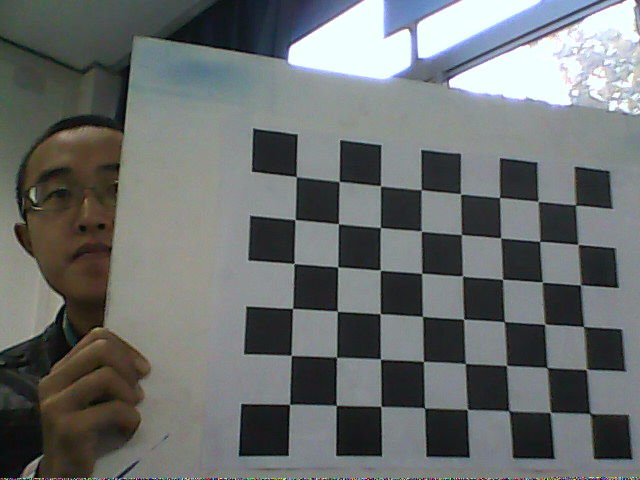
#> input picture 数字图像处理与机器视觉/作业/A6/calibration_images/c-0000.ppm, 640 x 480 px; its folder holds only this picture in this run
$ python ZhangsMethod.py
#> lines starting #> are read from the running program, lines starting #| are printed output that depends on the picture; long printed decimals are rounded
import cv2
import numpy as np
import glob
import os

chessboard_size = (8, 6)
square_size = 30  # mm

objp = np.zeros((chessboard_size[0]*chessboard_size[1], 3), np.float32)
objp[:, :2] = np.mgrid[0:chessboard_size[0], 0:chessboard_size[1]].T.reshape(-1, 2)
objp *= square_size

objpoints = []
imgpoints = []

images = glob.glob('calibration_images/*.ppm')

print(f"找到图像数量: {len(images)}")

for fname in images:
    img = cv2.imread(fname)
#> img is the input picture: shape (480, 640, 3); mean B, G, R 109.8, 110.7, 106.8
    if img is None:
        print(f"无法读取图像: {fname}")
        continue
    gray = cv2.cvtColor(img, cv2.COLOR_BGR2GRAY)
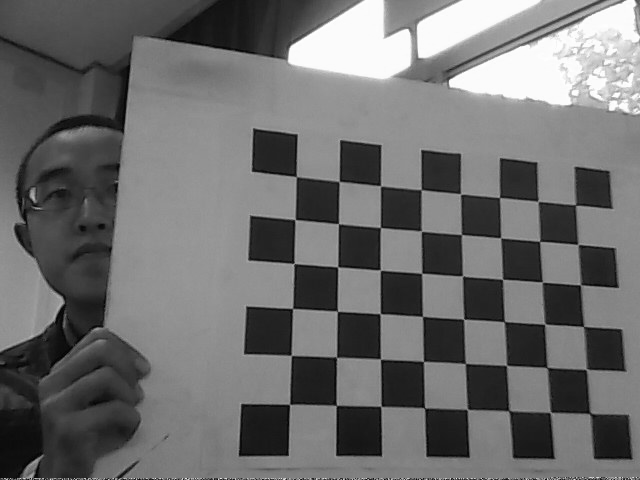
#> gray: shape (480, 640); min 0, max 255, mean 109.4
    ret, corners = cv2.findChessboardCorners(gray, chessboard_size, None)
#> ret = True; corners = 48 rows, first 8: [296.3, 176.7], [339, 181.5], [380.7, 185.7], [421.1, 189.7], [460.8, 193.9], [499.5, 197.4], [537.7, 201.6], [575.8, 205.2]

    print(f"{os.path.basename(fname)}: 找到角点？ {ret}")
#| c-0000.ppm: 找到角点？ True

    if ret:
        objpoints.append(objp)
        corners2 = cv2.cornerSubPix(gray, corners, (11, 11), (-1, -1),
                                    (cv2.TERM_CRITERIA_EPS + cv2.TERM_CRITERIA_MAX_ITER, 30, 0.001))
#> corners2 = 48 rows, first 8: [296.3, 176.6], [339.2, 181.5], [380.5, 185.8], [421.2, 189.6], [460.5, 193.8], [499.5, 197.5], [538, 201.3], [575.5, 204.9]
        imgpoints.append(corners2)

cv2.destroyAllWindows()

if len(objpoints) > 0:
    ret, mtx, dist, rvecs, tvecs = cv2.calibrateCamera(objpoints, imgpoints, gray.shape[::-1], None, None)
#> ret = 0.17; mtx = [[708.4, 0, 372.3], [0, 715, 271.2], [0, 0, 1]]; dist = [[0.369, -1.99, -0.00195, 0.0258, 3]]; rvecs = ([-0.233, -0.295, 0.0379],); tvecs = ([-51.76, -63.39, 481.2],)
    print("相机内参矩阵:\n", mtx)
#| 相机内参矩阵:
#|  [[708.414   0.         372.281]
#|  [  0.         714.994 271.193]
#|  [  0.           0.           1.        ]]
    print("畸变系数:\n", dist.ravel())
#| 畸变系数:
#|  [ 3.69443333e-01 -1.99142093e+00 -1.95127800e-03  2.57882313e-02
#|   2.99728407e+00]

    for i, (rvec, tvec) in enumerate(zip(rvecs, tvecs)):
        R, _ = cv2.Rodrigues(rvec)
        print(f"\n--- 图像 {i+1} 的外参 ---")
        print("旋转向量 rvec:\n", rvec.ravel())
        print("旋转矩阵 R:\n", R)
        print("平移向量 t:\n", tvec.ravel())
#> this loop made 1 pass
#> (rvec, tvec) on pass 1: ([-0.233, -0.295, 0.0379], [-51.76, -63.39, 481.2])
#| --- 图像 1 的外参 ---
#| 旋转向量 rvec:
#|  [-0.2327 -0.2949  0.03786]
#| 旋转矩阵 R:
#|  [[ 0.9563  -0.003068 -0.2923]
#|  [ 0.07087  0.9725  0.2217]
#|  [ 0.2836 -0.2327  0.9303]]
#| 平移向量 t:
#|  [-51.761 -63.387 481.219]

    import matplotlib.pyplot as plt

    total_error = 0
    mean_errors = []

    for i in range(len(objpoints)):
        imgpoints2, _ = cv2.projectPoints(objpoints[i], rvecs[i], tvecs[i], mtx, dist)
        error = cv2.norm(imgpoints[i], imgpoints2, cv2.NORM_L2) / len(imgpoints2)
        mean_errors.append(error)
        total_error += error
#> this loop made 1 pass
#> (error, total_error) on pass 1: (0.0245, 0.0245)
#> after the loop, mean_errors = [0.0245]; total_error = 0.0245

    print("\n==============================")
    print(f"平均反投影误差: {total_error / len(objpoints):.4f} 像素")
#| 平均反投影误差: 0.0245 像素

    plt.figure(figsize=(10, 4))
    plt.bar(range(1, len(mean_errors)+1), mean_errors)
    plt.xlabel('ImageLabel')
    plt.ylabel('Average projection error (pixel)')
    plt.title('The projection error for each image')
    plt.grid(True)
    plt.tight_layout()
    plt.show()
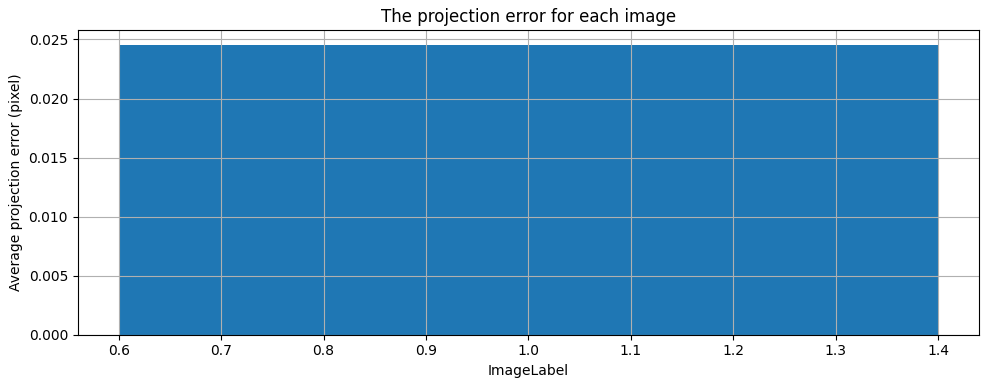
#> figure drawn by matplotlib, 1 panel

    # === save txt ===
    with open("camera_calibration_result.txt", "w") as f:
        f.write("=== 相机内参矩阵 (Camera Matrix) ===\n")
        for row in mtx:
            f.write("  " + "  ".join(f"{val:.6f}" for val in row) + "\n")
#> this loop made 3 passes

        f.write("\n=== 畸变系数 (Distortion Coefficients) ===\n")
        f.write("  " + "  ".join(f"{val:.6f}" for val in dist.ravel()) + "\n")

        for i, (rvec, tvec) in enumerate(zip(rvecs, tvecs)):
            R, _ = cv2.Rodrigues(rvec)
            f.write(f"\n=== 图像 {i+1} 的外参 ===\n")
            f.write("旋转向量 rvec:\n")
            f.write("  " + "  ".join(f"{val:.6f}" for val in rvec.ravel()) + "\n")
            f.write("旋转矩阵 R:\n")
            for row in R:
                f.write("  " + "  ".join(f"{val:.6f}" for val in row) + "\n")
            f.write("平移向量 tvec:\n")
            f.write("  " + "  ".join(f"{val:.6f}" for val in tvec.ravel()) + "\n")

else:
    print("没有足够的有效图像用于标定。")

$ run again, on 数字图像处理与机器视觉/作业/A6/calibration_images/c-0004.ppm
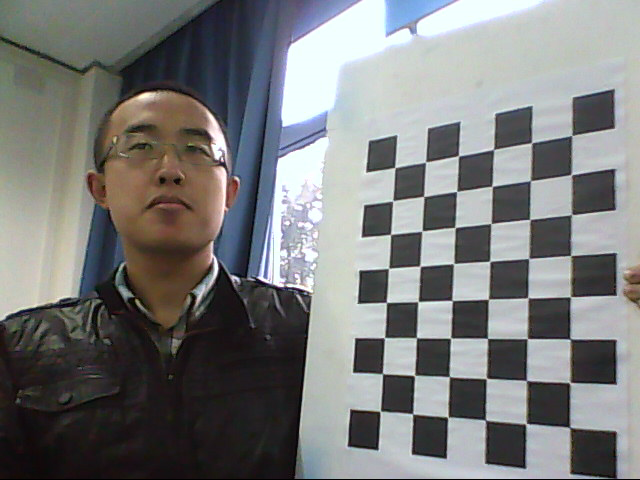
#> input picture 数字图像处理与机器视觉/作业/A6/calibration_images/c-0004.ppm, 640 x 480 px
#> img is the input picture: shape (480, 640, 3); mean B, G, R 122.1, 122.5, 121.4
#> `gray = cv2.cvtColor(img, cv2.COLOR_BGR2GRAY)`:
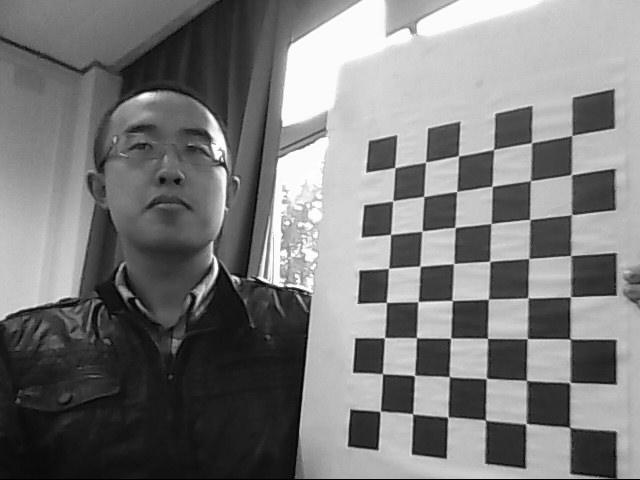
#> gray: shape (480, 640); min 0, max 255, mean 122.1
#> `ret, corners = cv2.findChessboardCorners(gray, chessboard_size, None)`: ret = True; corners = 48 rows, first 8: [571.7, 135.4], [571, 174.5], [571.9, 214.1], [570.6, 255.3], [570.2, 296.9], [570, 339.2], [569.4, 382.9], [569.2, 426.8]
#| c-0004.ppm: 找到角点？ True
#> corners2 = 48 rows, first 8: [571.9, 135.4], [571.3, 174.6], [571.5, 214.7], [570.7, 255.5], [570.6, 296.8], [570, 339], [569.8, 382.5], [569.7, 427.4]
#> `ret, mtx, dist, rvecs, tvecs = cv2.calibrateCamera(objpoints, imgpoint..`: ret = 0.207; mtx = [[610.5, 0, 341.2], [0, 610.3, 290.8], [0, 0, 1]]; dist = [[0.383, -1.21, -0.0028, -0.0291, 1.55]]; rvecs = ([0.317, 0.616, 1.53],); tvecs = ([171.7, -113.6, 456.5],)
#| 相机内参矩阵:
#|  [[610.521   0.         341.232]
#|  [  0.         610.344 290.796]
#|  [  0.           0.           1.        ]]
#| 畸变系数:
#|  [ 0.3835 -1.208 -0.002798 -0.02906  1.555]
#> the loop `for i, (rvec, tvec) in enumerate(zip(rvecs, tvecs)):` made 1 pass
#> (rvec, tvec) on pass 1: ([0.317, 0.616, 1.53], [171.7, -113.6, 456.5])
#> (printed output is left out)
#> the loop `for i in range(len(objpoints)):` made 1 pass
#> (error, total_error) on pass 1: (0.0299, 0.0299)
#> after the loop `for i in range(len(objpoints)):`: mean_errors = [0.0299]; total_error = 0.0299
#| 平均反投影误差: 0.0299 像素
#> `plt.show()`:
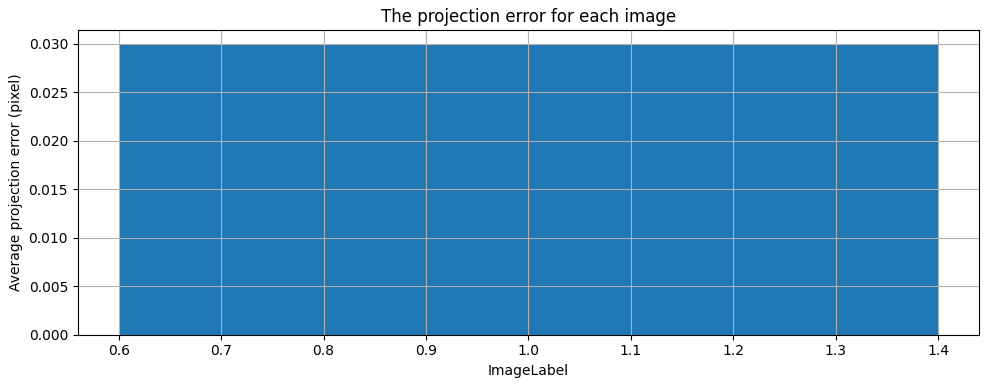
#> figure drawn by matplotlib, 1 panel
#> the loop `for row in mtx:` made 3 passes

$ run again, on 数字图像处理与机器视觉/作业/A6/calibration_images/c-0005.ppm
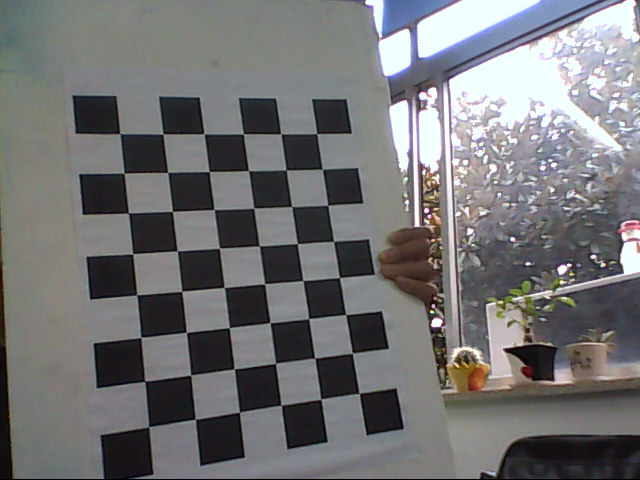
#> input picture 数字图像处理与机器视觉/作业/A6/calibration_images/c-0005.ppm, 640 x 480 px
#> img is the input picture: shape (480, 640, 3); mean B, G, R 116.2, 114.7, 115
#> `gray = cv2.cvtColor(img, cv2.COLOR_BGR2GRAY)`:
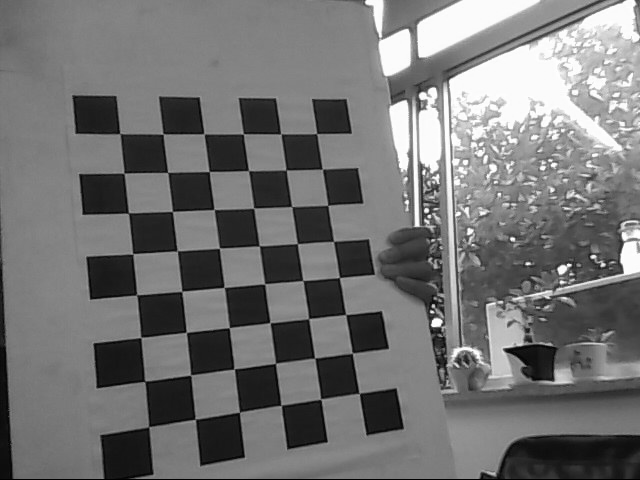
#> gray: shape (480, 640); min 0, max 255, mean 115
#> `ret, corners = cv2.findChessboardCorners(gray, chessboard_size, None)`: ret = True; corners = 48 rows, first 8: [316.6, 133.4], [322.5, 168.9], [328, 205.2], [333.5, 241.1], [339.2, 277.6], [345.6, 314.5], [352.3, 353.1], [359.5, 393.4]
#| c-0005.ppm: 找到角点？ True
#> corners2 = 48 rows, first 8: [316.7, 133.6], [322.3, 169.1], [327.8, 205.3], [333.5, 241.4], [339.3, 277.6], [345.6, 314.6], [352.4, 353.2], [359.1, 393.3]
#> `ret, mtx, dist, rvecs, tvecs = cv2.calibrateCamera(objpoints, imgpoint..`: ret = 0.195; mtx = [[576.3, 0, 326.2], [0, 574.3, 290.6], [0, 0, 1]]; dist = [[0.54, -2.85, -0.00329, 0.0162, 6.59]]; rvecs = ([-0.398, -0.0691, 1.43],); tvecs = ([-8.04, -126.7, 476.4],)
#| 相机内参矩阵:
#|  [[576.347   0.         326.246]
#|  [  0.         574.316  290.556]
#|  [  0.           0.           1.        ]]
#| 畸变系数:
#|  [ 5.40019036e-01 -2.85443318e+00 -3.29104507e-03  1.62420481e-02
#|   6.58739670e+00]
#> the loop `for i, (rvec, tvec) in enumerate(zip(rvecs, tvecs)):` made 1 pass
#> (rvec, tvec) on pass 1: ([-0.398, -0.0691, 1.43], [-8.04, -126.7, 476.4])
#> (printed output is left out)
#> the loop `for i in range(len(objpoints)):` made 1 pass
#> (error, total_error) on pass 1: (0.0282, 0.0282)
#> after the loop `for i in range(len(objpoints)):`: mean_errors = [0.0282]; total_error = 0.0282
#| 平均反投影误差: 0.0282 像素
#> `plt.show()`:
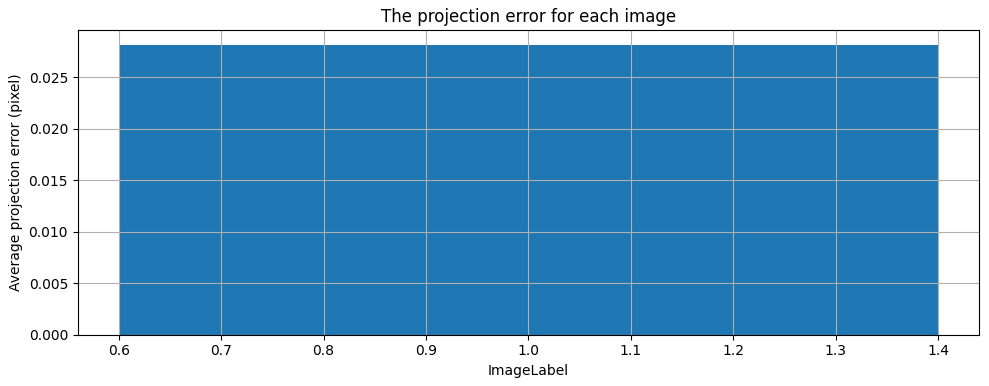
#> figure drawn by matplotlib, 1 panel
#> the loop `for row in mtx:` made 3 passes

$ run again, on 数字图像处理与机器视觉/作业/A6/calibration_images/c-0006.ppm
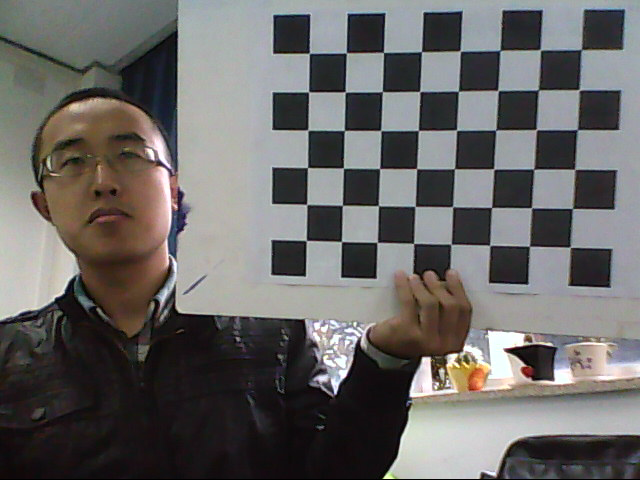
#> input picture 数字图像处理与机器视觉/作业/A6/calibration_images/c-0006.ppm, 640 x 480 px
#> img is the input picture: shape (480, 640, 3); mean B, G, R 101.5, 102.9, 104.8
#> `gray = cv2.cvtColor(img, cv2.COLOR_BGR2GRAY)`:
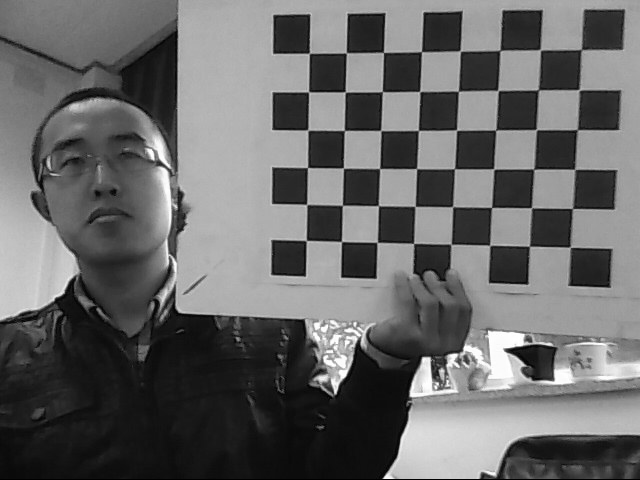
#> gray: shape (480, 640); min 0, max 255, mean 103.3
#> `ret, corners = cv2.findChessboardCorners(gray, chessboard_size, None)`: ret = True; corners = 48 rows, first 8: [309.3, 53.28], [346.3, 52.88], [383.4, 52.46], [421.5, 51.55], [460, 50.86], [500, 50.48], [540.2, 49.72], [581.5, 49.43]
#| c-0006.ppm: 找到角点？ True
#> corners2 = 48 rows, first 8: [309.3, 53.31], [346.3, 52.82], [383.5, 52.35], [421.4, 51.69], [460.2, 51.03], [499.9, 50.37], [540.3, 49.82], [581.2, 49.63]
#> `ret, mtx, dist, rvecs, tvecs = cv2.calibrateCamera(objpoints, imgpoint..`: ret = 0.143; mtx = [[718.9, 0, 336.2], [0, 720.7, 301.9], [0, 0, 1]]; dist = [[0.451, -1.33, 0.0199, -0.00561, 1.17]]; rvecs = ([0.0894, 0.156, 0.0328],); tvecs = ([-21.4, -201.1, 592.2],)
#| 相机内参矩阵:
#|  [[718.883    0.         336.228]
#|  [  0.         720.679 301.938]
#|  [  0.           0.           1.        ]]
#| 畸变系数:
#|  [ 0.4508 -1.327  0.01987  -0.005614  1.167]
#> the loop `for i, (rvec, tvec) in enumerate(zip(rvecs, tvecs)):` made 1 pass
#> (rvec, tvec) on pass 1: ([0.0894, 0.156, 0.0328], [-21.4, -201.1, 592.2])
#> (printed output is left out)
#> the loop `for i in range(len(objpoints)):` made 1 pass
#> (error, total_error) on pass 1: (0.0207, 0.0207)
#> after the loop `for i in range(len(objpoints)):`: mean_errors = [0.0207]; total_error = 0.0207
#| 平均反投影误差: 0.0207 像素
#> `plt.show()`:
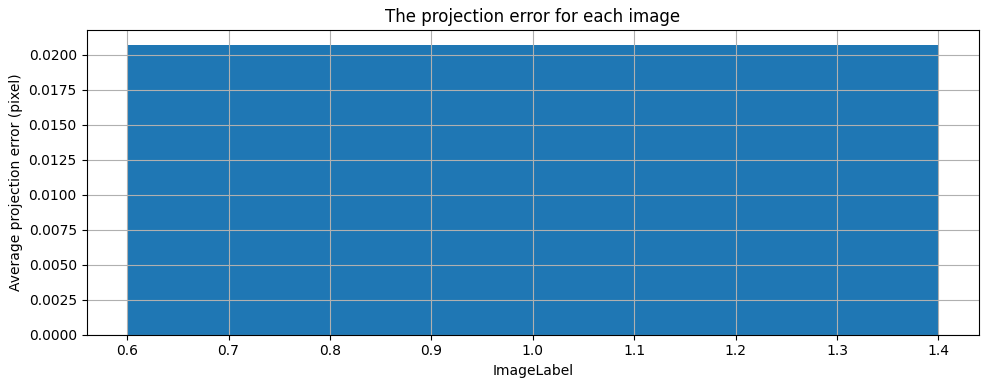
#> figure drawn by matplotlib, 1 panel
#> the loop `for row in mtx:` made 3 passes
